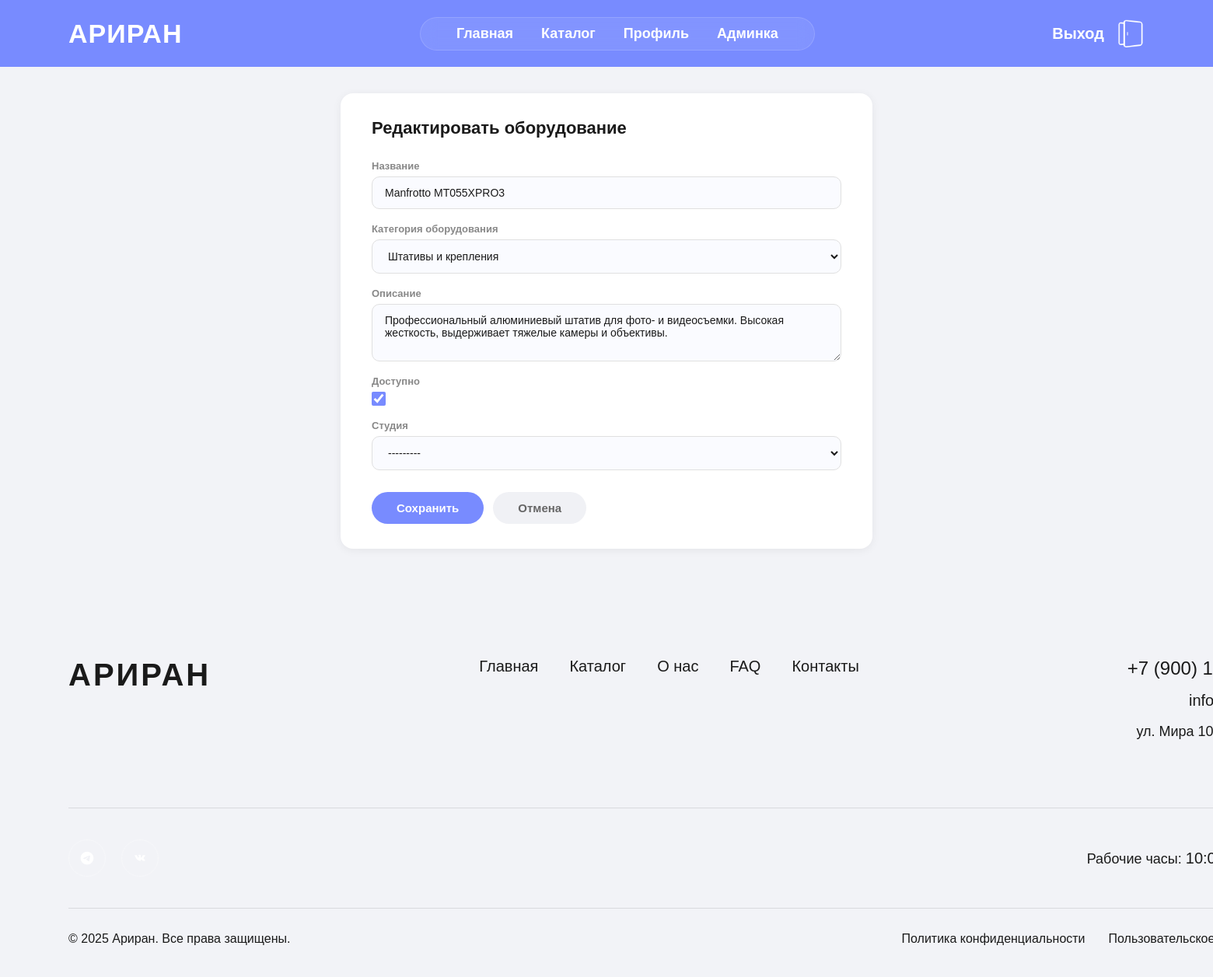
Page /admin-panel/equipment/1/edit/ (signed in) on the committed database.
### studios/models.py (models this page shows, shortened)
class Equipment(models.Model):
    name = models.CharField('Название', max_length=255, null=False)
    category = models.ForeignKey(
        EquipmentCategory, on_delete=models.CASCADE,
        related_name='equipment',
        null=True, blank=True,
        verbose_name='Категория оборудования'
    )
    description = models.TextField('Описание', null=False, blank=True)
    is_available = models.BooleanField('Доступно', default=True, null=False)
    studio = models.ForeignKey(
        Studio, on_delete=models.CASCADE,
        related_name='equipment',
        null=True, blank=True,
        verbose_name='Студия'
    )
    class Meta:
        verbose_name = 'Оборудование'
        verbose_name_plural = 'Оборудование'
        db_table = 'equipment'

### studios/views.py (the view)
# urls.py: path('admin-panel/equipment/<int:pk>/edit/', views.admin_equipment_edit, name='admin_equipment_edit'),
@admin_required
def admin_equipment_edit(request, pk):
    obj = get_object_or_404(Equipment, pk=pk)
    if request.method == 'POST':
        form = EquipmentForm(request.POST, instance=obj)
        if form.is_valid():
            form.save()
            return redirect('studios:admin_equipment_list')
    else:
        form = EquipmentForm(instance=obj)
    return render(request, 'studios/admin_form.html', {'form': form, 'title': 'Редактировать оборудование', 'back_url': 'studios:admin_equipment_list'})

### studios/forms.py
class EquipmentForm(forms.ModelForm):
    class Meta:
        model = Equipment
        fields = ['name', 'category', 'description', 'is_available', 'studio']
        widgets = {
            'name': forms.TextInput(attrs={'class': 'adm-input'}),
            'category': forms.Select(attrs={'class': 'adm-select'}),
            'description': forms.Textarea(attrs={'class': 'adm-textarea', 'rows': 3}),
            'is_available': forms.CheckboxInput(attrs={'class': 'adm-checkbox'}),
            'studio': forms.Select(attrs={'class': 'adm-select'}),
        }

### studios/models.py (called while the page is built)
    def __str__(self):
        return self.name

    def __str__(self):
        return self.name

### studios/templates/studios/admin_form.html (shortened to what this page needs)
{% extends 'studios/base.html' %}
{% load static %}
{% block content %}
<div class="adm-page">
    <div class="adm-card">
        <div class="adm-card-title">{{ title }}</div>
        <form method="post">
            {% for field in form %}
            <div class="adm-field">
                <label class="adm-label">{{ field.label }}</label>
                {{ field }}
            </div>
            {% endfor %}
            <div class="adm-actions">
                <button type="submit" class="btn-save">Сохранить</button>
                <a href="{% url back_url %}" class="btn-back">Отмена</a>
            </div>
        </form>
    </div>
</div>
{% endblock %}

### studios/static/studios/css/style.css (style rules this page uses)
* { margin: 0; padding: 0; box-sizing: border-box; }
body { font-family: 'Helvetica', 'Helvetica Neue', Arial, sans-serif; overflow-x: hidden; background: #1a1a1a; }
a { text-decoration: none; color: inherit; }

### studios/templates/studios/admin_form.html (style rules this page uses)
body { background: #f2f3f7 !important; }
.adm-page { max-width: 860px; margin: 0 auto; padding: 120px 88px 60px; }
.adm-card { background: #fff; border-radius: 16px; padding: 32px 40px; box-shadow: 0 2px 12px rgba(0,0,0,0.06); }
.adm-card-title { font-size: 22px; font-weight: 700; color: #1a1a1a; margin-bottom: 28px; }
.adm-field { display: flex; flex-direction: column; gap: 6px; margin-bottom: 18px; }
.adm-label { font-size: 13px; font-weight: 600; color: #888; }
.adm-input, .adm-select, .adm-textarea { padding: 12px 16px; border: 1px solid #e0e0e0; border-radius: 10px; font-family: Helvetica, Arial, sans-serif; font-size: 14px; color: #1a1a1a; outline: none; transition: border-color 0.2s; background: #fafbff; width: 100%; }
.adm-textarea { resize: vertical; }
.adm-checkbox { width: 18px; height: 18px; accent-color: #788BFF; }
.adm-actions { display: flex; gap: 12px; margin-top: 28px; }
.btn-save { padding: 12px 32px; background: #788BFF; color: #fff; border: none; border-radius: 50px; font-size: 15px; font-weight: 600; cursor: pointer; font-family: Helvetica, Arial, sans-serif; transition: background 0.2s; }
.btn-back { padding: 12px 32px; background: #f0f1f5; color: #666; border: none; border-radius: 50px; font-size: 15px; font-weight: 600; text-decoration: none; font-family: Helvetica, Arial, sans-serif; transition: background 0.2s; }

### rows in the picture
Equipment: form "Manfrotto MT055XPRO3" "Штативы и крепления" "Профессиональный алюминиевый штатив для фото- и видеосъемки. Высокая жесткость, выдерживает тяжелые камеры и объективы." "☑" "---------"

### other values in the picture
{{ title }} "Редактировать оборудование"
{{ field.label }} "Название" "Категория оборудования" "Описание" "Доступно" "Студия"
